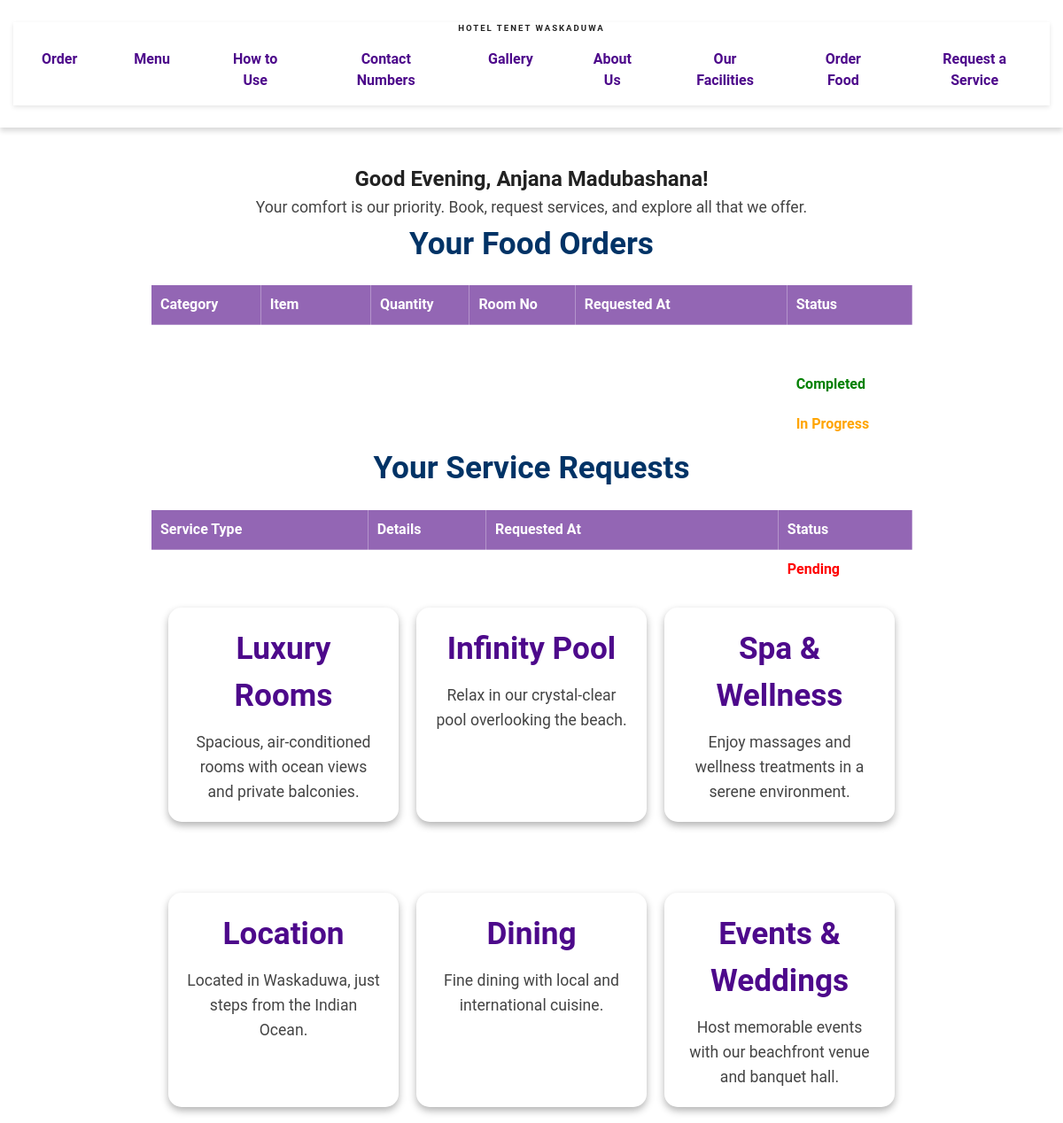
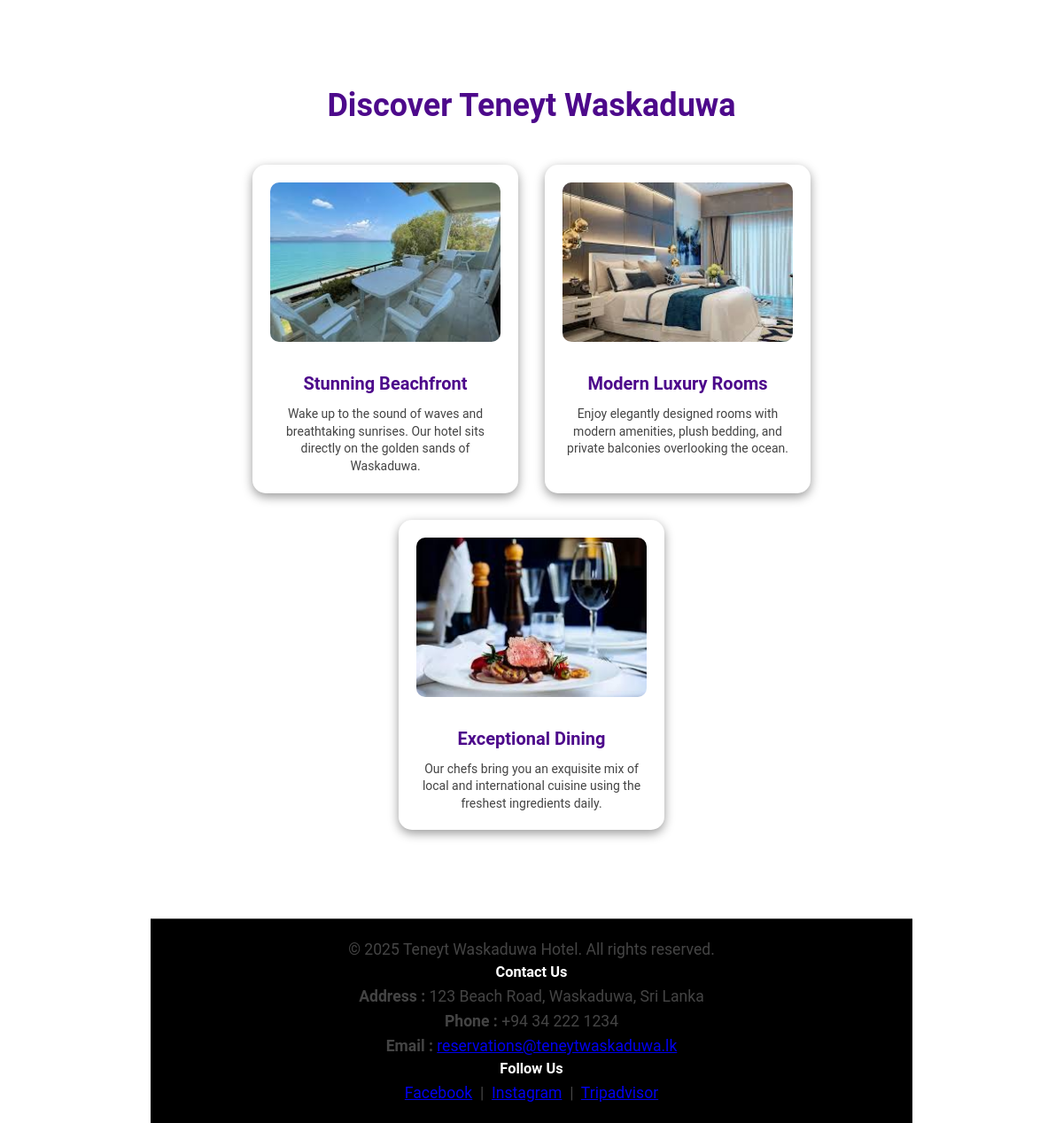
The page /homePage.php (signed in) on the database its author committed (2 pictures, top to bottom).
### tables this page shows
CREATE TABLE `room_service_orders` (
  `id` int(11) NOT NULL,
  `passport_no` varchar(30) DEFAULT NULL,
  `room_no` varchar(10) DEFAULT NULL,
  `category` varchar(50) DEFAULT NULL,
  `item_name` varchar(100) DEFAULT NULL,
  `quantity` int(11) DEFAULT NULL,
  `request_time` timestamp NOT NULL DEFAULT current_timestamp(),
  `job_status` varchar(255) DEFAULT NULL
);

CREATE TABLE `service_requests` (
  `id` int(11) NOT NULL,
  `passport_no` varchar(30) NOT NULL,
  `room_no` varchar(10) NOT NULL,
  `service_type` varchar(50) NOT NULL,
  `details` text DEFAULT NULL,
  `requested_at` timestamp NOT NULL DEFAULT current_timestamp(),
  `job_status` varchar(100) DEFAULT 'Pending'
);

### homePage.php (the view, shortened to what this page needs)
<?php
$passport_no = $_SESSION['passport_no'];
$full_name = $_SESSION['full_name'];
$hour = date('H');
$greeting = ($hour >= 5 && $hour < 12) ? "Good Morning" :
            (($hour >= 12 && $hour < 17) ? "Good Afternoon" :
            (($hour >= 17 && $hour < 21) ? "Good Evening" : "Good Night"));
$conn = new mysqli("localhost", "root", "", "hotel");
$food_stmt = $conn->prepare("SELECT category, item_name, quantity, room_no, request_time, job_status FROM room_service_orders WHERE passport_no = ? ORDER BY request_time DESC");
$food_stmt->bind_param("s", $passport_no);
$food_stmt->execute();
$food_orders = $food_stmt->get_result();
$service_stmt = $conn->prepare("SELECT service_type, details, requested_at, job_status FROM service_requests WHERE passport_no = ? ORDER BY requested_at DESC");
$service_stmt->bind_param("s", $passport_no);
$service_stmt->execute();
$service_requests = $service_stmt->get_result();
?>
<!DOCTYPE html>
<html lang="en">
<head>
    <link rel="stylesheet" href="styles2.css" />
</head>
<body>
<header>
    <nav class="nav">
        <h1>Hotel Tenet Waskaduwa</h1>
        <ul class="nav-links">
            <li><a href="orderMenu.php">Order</a></li>
            <li><a href="menu.php">Menu</a></li>
            <li><a href="how-to-use.html">How to Use</a></li>
            <li><a href="contact.html">Contact Numbers</a></li>
            <li><a href="gallery.html">Gallery</a></li>
            <li><a href="maintenance_requests.php">About Us</a></li>
            <li><a href="facilities.html">Our Facilities</a></li>
            <li><a href="OrderFood.html">Order Food</a></li>
            <li><a href="request-service.html">Request a Service</a></li>
        </ul>
    </nav>
</header>
<main>
    <section class="welcome-section">
        <h1><?php echo "$greeting, " . htmlspecialchars($full_name); ?>!</h1>
        <p>Your comfort is our priority. Book, request services, and explore all that we offer.</p>
        <h2>Your Food Orders</h2>
        <?php if ($food_orders->num_rows > 0): ?>
            <table>
                <tr>
                    <th>Category</th>
                    <th>Item</th>
                    <th>Quantity</th>
                    <th>Room No</th>
                    <th>Requested At</th>
                    <th>Status</th>
                </tr>
                <?php while ($row = $food_orders->fetch_assoc()): ?>
                    <tr>
                        <td><?php echo htmlspecialchars($row['category']); ?></td>
                        <td><?php echo htmlspecialchars($row['item_name']); ?></td>
                        <td><?php echo htmlspecialchars($row['quantity']); ?></td>
                        <td><?php echo htmlspecialchars($row['room_no']); ?></td>
                        <td><?php echo htmlspecialchars($row['request_time']); ?></td>
                         <td>
                            <?php
                            $status = $row['job_status'];
                            if ($status === 'Completed') {
                                echo "<span style='color:green;'>$status</span>";
                            } elseif ($status === 'In Progress') {
                                echo "<span style='color:orange;'>$status</span>";
                            } else {
                                echo "<span style='color:red;'>$status</span>";
                            }
                            ?>
                        </td>
                    </tr>
                <?php endwhile; ?>
            </table>
        <?php else: ?>
            <p>You have not placed any food or drink orders yet.</p>
        <?php endif; ?>
        <h2> Your Service Requests</h2>
        <?php if ($service_requests->num_rows > 0): ?>
            <table>
                <tr>
                    <th>Service Type</th>
                    <th>Details</th>
                    <th>Requested At</th>
                    <th>Status</th>
                </tr>
                <?php while ($row = $service_requests->fetch_assoc()): ?>
                    <tr>
                        <td><?php echo htmlspecialchars($row['service_type']); ?></td>
                        <td><?php echo htmlspecialchars($row['details']); ?></td>
                        <td><?php echo htmlspecialchars($row['requested_at']); ?></td>
                        <td>
                            <?php
                            $status = $row['job_status'];
                            if ($status === 'Completed') {
                                echo "<span style='color:green;'>$status</span>";
                            } elseif ($status === 'In Progress') {
                                echo "<span style='color:orange;'>$status</span>";
                            } else {
                                echo "<span style='color:red;'>$status</span>";
                            }
                            ?>
                        </td>
                    </tr>
                <?php endwhile; ?>
            </table>
        <?php else: ?>
            <p>You have not made any service requests yet.</p>
        <?php endif; ?>
    </section>
    <div class="section-row">
      <div class="section-box">
        <h2>Luxury Rooms</h2>
        <p>Spacious, air-conditioned rooms with ocean views and private balconies.</p>
      </div>
      <div class="section-box">
        <h2>Infinity Pool</h2>
        <p>Relax in our crystal-clear pool overlooking the beach.</p>
      </div>
      <div class="section-box">
        <h2>Spa & Wellness</h2>
        <p>Enjoy massages and wellness treatments in a serene environment.</p>
      </div>
    </div>
    <div class="section-row">
      <div class="section-box">
        <h2>Location</h2>
        <p>Located in Waskaduwa, just steps from the Indian Ocean.</p>
      </div>
      <div class="section-box">
        <h2>Dining</h2>
        <p>Fine dining with local and international cuisine.</p>
      </div>
      <div class="section-box">
        <h2>Events & Weddings</h2>
        <p>Host memorable events with our beachfront venue and banquet hall.</p>
      </div>
    </div>
    <section class="discover">
  <h2 class="discover-title">Discover Teneyt Waskaduwa</h2>
  <div class="discover-cards">
    <div class="discover-card">
      <img src="image1.jpg" alt="Hotel Exterior">
      <h3>Stunning Beachfront</h3>
      <p>Wake up to the sound of waves and breathtaking sunrises. Our hotel sits directly on the golden sands of Waskaduwa.</p>
    </div>
    <div class="discover-card">
      <img src="image2.jpg" alt="Luxury Rooms">
      <h3>Modern Luxury Rooms</h3>
      <p>Enjoy elegantly designed rooms with modern amenities, plush bedding, and private balconies overlooking the ocean.</p>
    </div>
    <div class="discover-card">
      <img src="image3.jpg" alt="Dining Experience">
      <h3>Exceptional Dining</h3>
      <p>Our chefs bring you an exquisite mix of local and international cuisine using the freshest ingredients daily.</p>
    </div>
  </div>
</section>
    <footer>
      <p>&copy; 2025 Teneyt Waskaduwa Hotel. All rights reserved.</p>
      <h3>Contact Us</h3>
      <p><strong>Address&nbsp;:</strong> 123 Beach Road, Waskaduwa, Sri Lanka</p>
      <p><strong>Phone&nbsp;:</strong> +94 34 222 1234</p>
      <p><strong>Email&nbsp;:</strong> <a href="management@teneytwaskaduwa.lk">
        reservations@teneytwaskaduwa.lk</a></p>
         <h3>Follow Us</h3>
      <p>
        <a href="#">Facebook</a> &nbsp;|&nbsp;
        <a href="#">Instagram</a> &nbsp;|&nbsp;
        <a href="#">Tripadvisor</a>
      </p>
    </footer>
</main>
</body>
</html>

### styles2.css (style rules this page uses)
* { margin: 0; padding: 0; box-sizing: border-box; }
body { font-family: 'Roboto', sans-serif; background-image: url("background.jpg"); background-size: cover; background-repeat: no-repeat; background-position: center; background-color: #ffffff; color: #222222; line-height: 1.5; margin: 0; padding: 0; height: 100vh; justify-content: center; align-items: center; background-attachment: fixed; }
body { background-image: url("background.jpg"); font-family: 'Roboto', sans-serif; background-color: #ffffff; color: #222222; line-height: 1.5; }
header { padding: 25px 15px; text-align: center; box-shadow: 0 4px 6px rgba(0,0,0,0.15); }
header h1 { font-weight: 700; font-size: 60%; letter-spacing: 2px; text-transform: uppercase; }
nav { box-shadow: 0 2px 5px rgba(0,0,0,0.1); }
nav ul { display: flex; justify-content: center; list-style-type: none; padding: 0; }
nav ul li { margin: 0 12px; }
nav ul li a { display: block; padding: 16px 20px; color: #4d098b; font-weight: 600; text-decoration: none; border-radius: 5px; transition: background-color 0.25s ease, color 0.25s ease; }
main { max-width: 900px; margin: 40px auto; padding: 0 20px; text-align: center; }
main h2 { font-size: 2.2rem; color: #003366; margin-bottom: 12px; font-weight: 700; }
main p { font-size: 1.1rem; color: #444444; line-height: 1.6; }
.section-row { display: flex; justify-content: space-between; margin-bottom: 40px; gap: 20px; flex-wrap: wrap; padding: 20px; }
.section-box { flex: 1; min-width: 250px; background-color: rgba(255, 255, 255, 0.1); padding: 20px; border-radius: 15px; backdrop-filter: blur(10px); box-shadow: 0 4px 8px rgba(0,0,0,0.3); transition: transform 0.3s ease; }
.section-box h2 { margin-top: 0; color: #4d098b; }
footer { text-align: center; padding: 20px; background-color: rgb(0, 0, 0); color: white; font-size: 14px; margin-top: 50px; border-top: 1px solid rgba(255, 255, 255, 0.3); }
.discover { padding: 50px 20px; text-align: center; }
.discover-title { font-size: 36px; margin-bottom: 40px; color: #4d098b; font-weight: bold; }
.discover-cards { display: flex; flex-wrap: wrap; gap: 30px; justify-content: center; }
.discover-card { background-color: rgba(255, 255, 255, 0.1); backdrop-filter: blur(8px); border-radius: 15px; width: 300px; padding: 20px; box-shadow: 0 4px 12px rgba(0,0,0,0.4); transition: transform 0.3s ease; color: white; }
.discover-card img { width: 100%; height: 180px; object-fit: cover; border-radius: 10px; margin-bottom: 15px; }
.discover-card h3 { font-size: 20px; margin: 10px 0; color: #4d098b; }
.discover-card p { font-size: 14px; line-height: 1.4; }

### homePage.php (style rules this page uses)
table { border-collapse: collapse; width: 100%; margin-top: 20px; color: white; font-weight: bold; backdrop-filter: blur(10px); background-color: rgba(255, 255, 255, 0.1); border-radius: 10px; }
table th, table td { padding: 10px; border: 1px solid rgba(255, 255, 255, 0.3); text-align: left; background-color: rgba(255, 255, 255, 0.05); }
table th { background-color: rgba(75, 0, 130, 0.6); color: white; }

### rows shown on the page
room_service_orders: job_status "Completed"
room_service_orders: job_status "In Progress"
service_requests: job_status "Pending"

### other values the page prints
$full_name "Anjana Madubashana"
